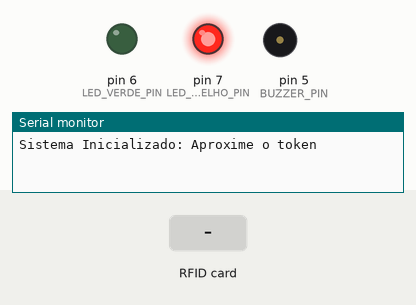
This sketch was run on a simulated Arduino Uno, built with avr-gcc and run on an emulated ATmega328P. On the bench: output pins drawn as LEDs (lit = HIGH), buzzer (waves = sounding, pin HIGH), the last lines printed to the serial monitor. Dashed ring = blinking. The inputs (shaded band) are chosen by the test bench. Pins used as bus, display or sensor lines are not drawn.

Above: at 1.2 s.
1.3 s: RFID card 5E 7A 19 C4 held to the reader
At 1.7 s:
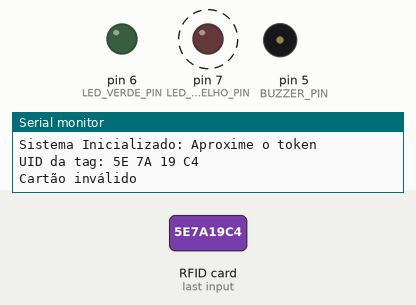
4.3 s: RFID card 60 85 73 A5 held to the reader
At 5.6 s:
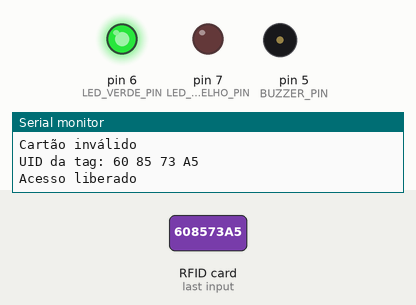
Timing chart, 0 to 15.8 s (numbered marks = the images above; inputs shaded):
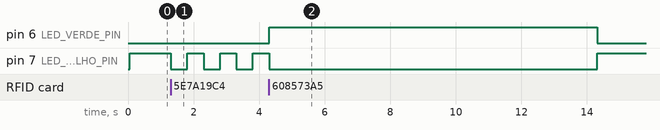

The sketch:

sketch.ino
```cpp
// RST  = 9


//Inclui as bibliotecas do SPI e do RC522
#include <SPI.h>
#include <MFRC522.h>

//Definição dos pinos de conexão do projeto
#define PINO_SS 10
#define PINO_RST 9
#define LED_VERMELHO_PIN 7
#define LED_VERDE_PIN 6
#define BUZZER_PIN 5

int tentativas = 0;
bool sistemaBloqueado = false;

//Cria o item para configurar o módulo RC522
MFRC522 mfrc522(PINO_SS, PINO_RST);


void setup() {
  Serial.begin(9600); // Inicializa a serial
  SPI.begin();// Inicializa a comunicação SPI
  mfrc522.PCD_Init(); // Inicializa o módulo MFRC522
  pinMode(LED_VERMELHO_PIN, OUTPUT);
  pinMode(LED_VERDE_PIN, OUTPUT);
  pinMode(BUZZER_PIN, OUTPUT);

  digitalWrite(LED_VERMELHO_PIN, HIGH);
  Serial.println("Sistema Inicializado: Aproxime o token");
}

void loop() {
  if (!sistemaBloqueado){
    if (!mfrc522.PICC_IsNewCardPresent()) return;// Aguarda a aproximação do token
    if (!mfrc522.PICC_ReadCardSerial()) return; // Seleciona qual token vai ser utilizado
    Serial.print("UID da tag:"); // Mostra UID do token na serial
    String conteudo= ""; //Cria uma variável vazia, do tipo string
    byte letra;
    for (byte i = 0; i < mfrc522.uid.size; i++) {
      if(mfrc522.uid.uidByte[i] < 0x10){
        Serial.print(" 0");
      }
      else{
        Serial.print(" ");
     }
      Serial.print(mfrc522.uid.uidByte[i], HEX);// Printa a mensagem convertida em hexadecimal
      if(mfrc522.uid.uidByte[i] < 0x10){
        conteudo.concat(String(" 0"));
      }
      else{
        conteudo.concat(String(" "));
      }
      conteudo.concat(String(mfrc522.uid.uidByte[i], HEX));
    }
    Serial.println();
    conteudo.toUpperCase();//Coloca todas as letras da string em maiúscula
    if (conteudo.substring(1) == "60 85 73 A5") {
      acessoLiberado();
    }
    else {
      acessoNegado();
    }
  }
  else {
    digitalWrite(BUZZER_PIN, HIGH);// Liga o buzzer po 30 segundos
    for (int i = 0; i < 6; i++) {
      digitalWrite(LED_VERMELHO_PIN, !digitalRead(LED_VERMELHO_PIN));
      delay(500);
    }
    digitalWrite(BUZZER_PIN, LOW);// Desliga o buzzer
  }
}

void acessoLiberado() {
  Serial.println("Acesso liberado");
  digitalWrite(LED_VERMELHO_PIN, LOW);
  digitalWrite(LED_VERDE_PIN, HIGH);
  delay(10000); // 10 segundos
  digitalWrite(LED_VERDE_PIN, LOW);
  digitalWrite(LED_VERMELHO_PIN, HIGH);
}

void acessoNegado() {
  Serial.println("Cartão inválido");
  for (int i = 0; i < 3; i++) {
    digitalWrite(LED_VERMELHO_PIN, LOW);
    delay(500);
    digitalWrite(LED_VERMELHO_PIN, HIGH);
    delay(500);
  }
  tentativas++;
  if (tentativas >= 5) {
    Serial.println("SISTEMA BLOQUEADO");
    sistemaBloqueado = true;
  }
}
```

Measured:
- after the input at 1.3 s, pin 7 (LED_VERMELHO_PIN): alternates HIGH for 0.50 s and LOW for 0.50 s, starting at once
- after the input at 4.3 s, pin 6 (LED_VERDE_PIN): LOW → HIGH at once, → LOW 10.0 s later; pin 7 (LED_VERMELHO_PIN): HIGH → LOW at once, → HIGH 10.0 s later
